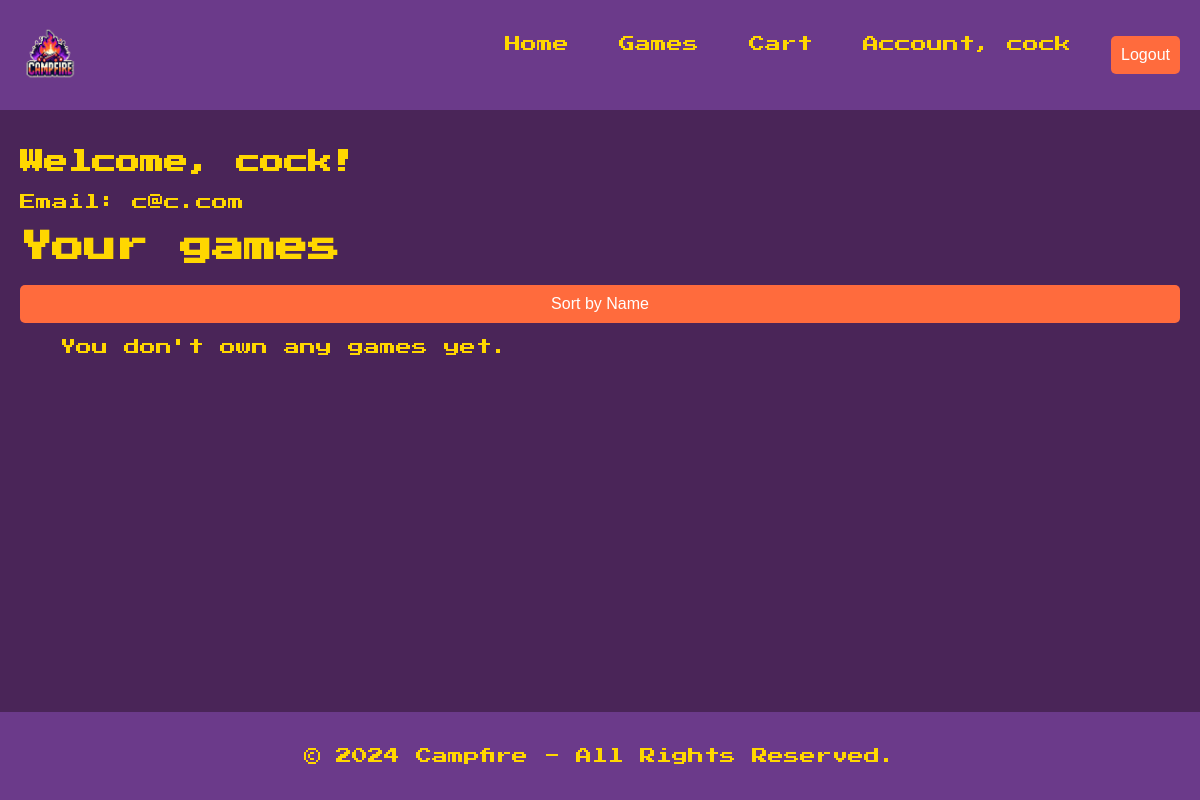
/account/ (signed in), run on an earlier commit of the app's database.
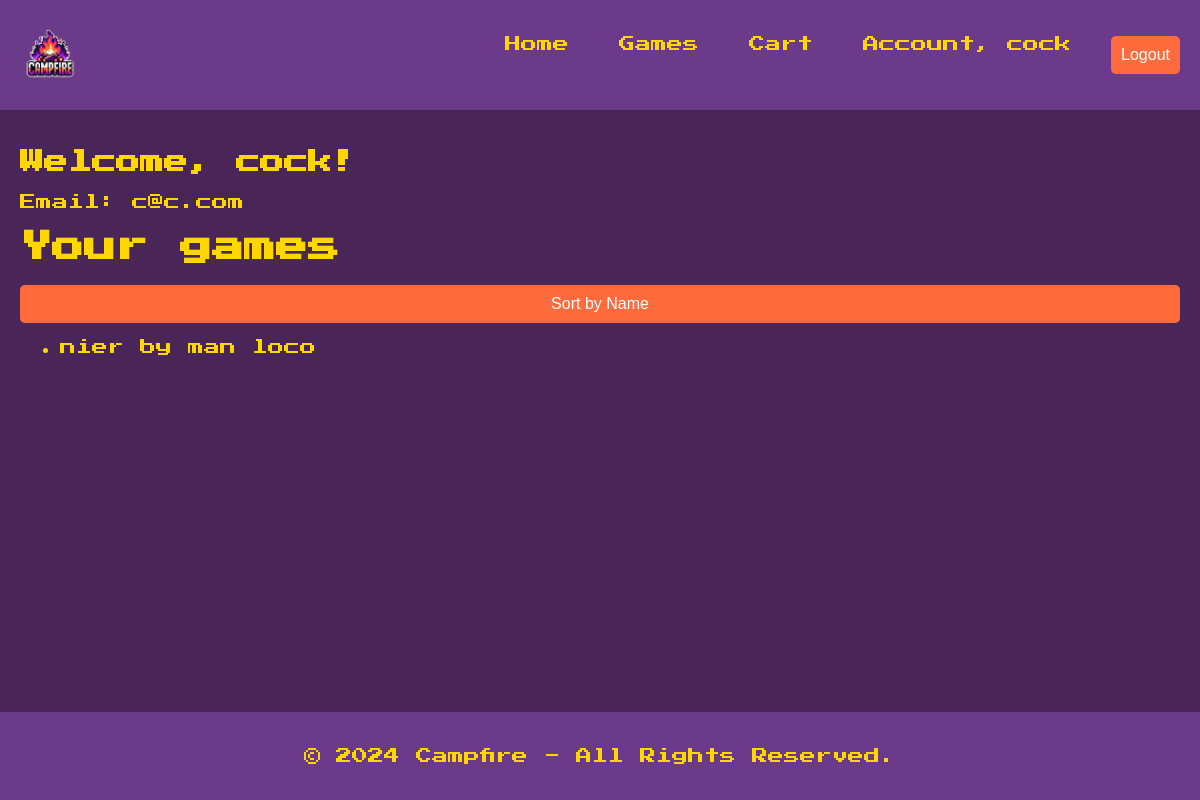
And on a later commit of the database.
### shop/models.py (models this page shows, shortened)
class GameOwner(models.Model):
    user = models.ForeignKey(
        User, on_delete=models.CASCADE, related_name='game_owner')
    game = models.ForeignKey(
        Game, on_delete=models.CASCADE, related_name='game_owner')
    quantity = models.PositiveIntegerField(default=1)

class Game(models.Model):
    title = models.CharField(max_length=255)
    author = models.CharField(max_length=255)
    price = models.IntegerField()
    description = models.TextField()

### shop/views.py (the view)
# urls.py: path('account/', Account.as_view(), name='account'),
class Account(LoginRequiredMixin, View):
    template_name = "account.html"
    def get(self, request):
        owned_games = GameOwner.objects.filter(user=request.user)
        if 'sort_by_name' in request.GET:
            owned_games = owned_games.select_related('game').order_by('game__title')
        return render(request, self.template_name, {
                      'user': request.user,
                      'owned_games': owned_games
                      })

### shop/templates/account.html (shortened to what this page needs)
{% extends 'base.html' %}
{% block content %}
<h2>Welcome, {{ user.username }}!</h2>
<p>Email: {{ user.email }}</p>
<h1>
  Your games
</h1>
<form action="{% url 'account' %}" method="get">
  <button type="submit" name="sort_by_name" value="1">Sort by Name</button>
</form>
<ul>
  {% for item in owned_games %}
  <li>{{ item.game.title }} by {{ item.game.author }}</li>
  {% empty %}
  <p>You don't own any games yet.</p>
  {% endfor %}
</ul>
{% endblock %}

What changed in the data, as far as the page shows it:
added GameOwner: game "nier", game.author "man loco"
Also different on the page:
text no longer shown: "You don't own any games yet."
